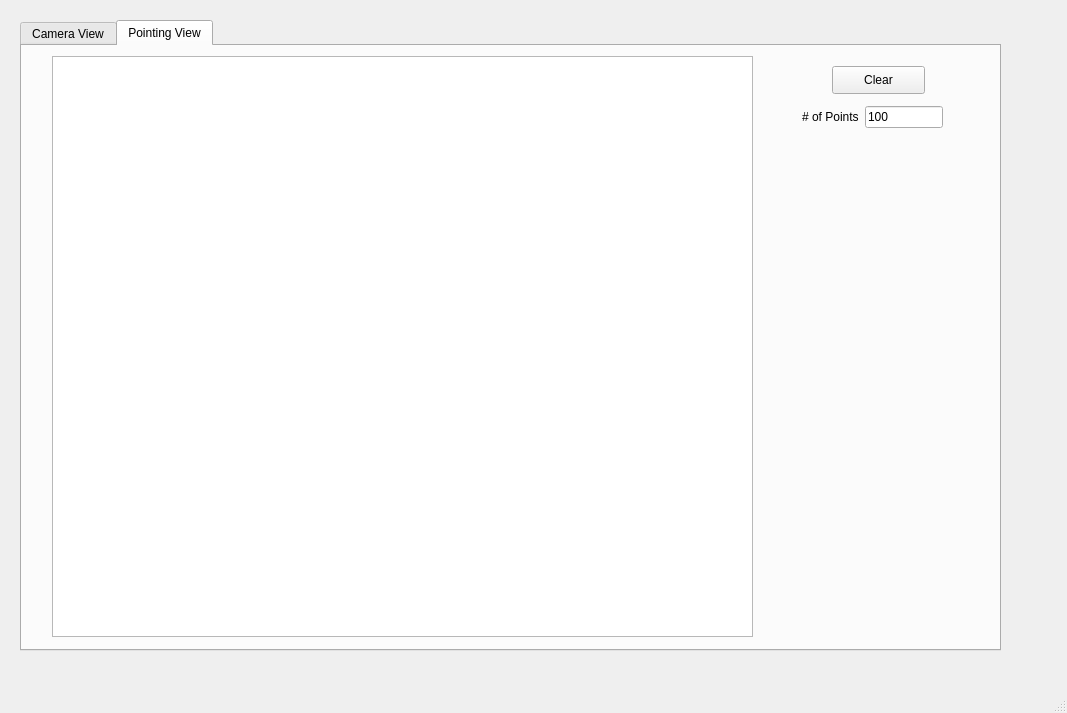
<?xml version="1.0" encoding="UTF-8"?>
<ui version="4.0">
 <class>MainWindow</class>
 <widget class="QMainWindow" name="MainWindow">
  <property name="geometry">
   <rect>
    <x>0</x>
    <y>0</y>
    <width>1067</width>
    <height>713</height>
   </rect>
  </property>
  <property name="windowTitle">
   <string>Mightex Camera</string>
  </property>
  <widget class="QWidget" name="centralwidget">
   <widget class="QTabWidget" name="tabWidget">
    <property name="geometry">
     <rect>
      <x>20</x>
      <y>20</y>
      <width>981</width>
      <height>631</height>
     </rect>
    </property>
    <property name="currentIndex">
     <number>1</number>
    </property>
    <widget class="QWidget" name="tab_microView">
     <attribute name="title">
      <string>Camera View</string>
     </attribute>
     <widget class="QWidget" name="formLayoutWidget">
      <property name="geometry">
       <rect>
        <x>740</x>
        <y>40</y>
        <width>221</width>
        <height>173</height>
       </rect>
      </property>
      <layout class="QFormLayout" name="formLayout">
       <item row="0" column="0">
        <widget class="QLabel" name="label">
         <property name="text">
          <string>Exposure Time (ms)</string>
         </property>
        </widget>
       </item>
       <item row="0" column="1">
        <widget class="QLineEdit" name="le_cam1_exp_time">
         <property name="text">
          <string>0.05</string>
         </property>
        </widget>
       </item>
       <item row="1" column="1">
        <widget class="QLineEdit" name="le_cam1_gain">
         <property name="text">
          <string>1</string>
         </property>
        </widget>
       </item>
       <item row="1" column="0">
        <widget class="QLabel" name="label_2">
         <property name="text">
          <string>Gain (floating)</string>
         </property>
        </widget>
       </item>
       <item row="5" column="1">
        <widget class="QPushButton" name="btn_cam1_update">
         <property name="text">
          <string>Update</string>
         </property>
        </widget>
       </item>
       <item row="2" column="1">
        <widget class="QComboBox" name="cb_cam1">
         <property name="editable">
          <bool>false</bool>
         </property>
        </widget>
       </item>
       <item row="4" column="1">
        <widget class="QCheckBox" name="cb_cam1_decimate">
         <property name="text">
          <string>Decimation</string>
         </property>
         <property name="checked">
          <bool>true</bool>
         </property>
        </widget>
       </item>
       <item row="3" column="1">
        <widget class="QLineEdit" name="le_cam1_threshold">
         <property name="text">
          <string>0</string>
         </property>
        </widget>
       </item>
       <item row="2" column="0">
        <widget class="QLabel" name="label_3">
         <property name="text">
          <string>Select Camera</string>
         </property>
        </widget>
       </item>
       <item row="3" column="0">
        <widget class="QLabel" name="label_7">
         <property name="text">
          <string>Threshold</string>
         </property>
        </widget>
       </item>
      </layout>
     </widget>
     <widget class="ImageView" name="gv_camera2">
      <property name="geometry">
       <rect>
        <x>10</x>
        <y>310</y>
        <width>701</width>
        <height>281</height>
       </rect>
      </property>
     </widget>
     <widget class="QWidget" name="formLayoutWidget_2">
      <property name="geometry">
       <rect>
        <x>740</x>
        <y>330</y>
        <width>221</width>
        <height>173</height>
       </rect>
      </property>
      <layout class="QFormLayout" name="formLayout_2">
       <item row="0" column="0">
        <widget class="QLabel" name="label_5">
         <property name="text">
          <string>Exposure Time (ms)</string>
         </property>
        </widget>
       </item>
       <item row="0" column="1">
        <widget class="QLineEdit" name="le_cam2_exp_time">
         <property name="text">
          <string>0.05</string>
         </property>
        </widget>
       </item>
       <item row="1" column="1">
        <widget class="QLineEdit" name="le_cam2_gain">
         <property name="text">
          <string>1</string>
         </property>
        </widget>
       </item>
       <item row="1" column="0">
        <widget class="QLabel" name="label_6">
         <property name="text">
          <string>Gain (floating)</string>
         </property>
        </widget>
       </item>
       <item row="2" column="1">
        <widget class="QComboBox" name="cb_cam2">
         <property name="editable">
          <bool>false</bool>
         </property>
        </widget>
       </item>
       <item row="2" column="0">
        <widget class="QLabel" name="label_4">
         <property name="text">
          <string>Select Camera:</string>
         </property>
        </widget>
       </item>
       <item row="4" column="1">
        <widget class="QCheckBox" name="cb_cam2_decimate">
         <property name="text">
          <string>Decimation</string>
         </property>
         <property name="checked">
          <bool>true</bool>
         </property>
        </widget>
       </item>
       <item row="5" column="1">
        <widget class="QPushButton" name="btn_cam2_update">
         <property name="text">
          <string>Update</string>
         </property>
        </widget>
       </item>
       <item row="3" column="1">
        <widget class="QLineEdit" name="le_cam2_threshold">
         <property name="text">
          <string>0</string>
         </property>
        </widget>
       </item>
       <item row="3" column="0">
        <widget class="QLabel" name="label_8">
         <property name="text">
          <string>Threshold</string>
         </property>
        </widget>
       </item>
      </layout>
     </widget>
     <widget class="ImageView" name="gv_camera1">
      <property name="geometry">
       <rect>
        <x>10</x>
        <y>10</y>
        <width>701</width>
        <height>281</height>
       </rect>
      </property>
     </widget>
     <widget class="QWidget" name="layoutWidget">
      <property name="geometry">
       <rect>
        <x>790</x>
        <y>520</y>
        <width>131</width>
        <height>24</height>
       </rect>
      </property>
      <layout class="QHBoxLayout" name="horizontalLayout_2">
       <item>
        <widget class="QLabel" name="label_10">
         <property name="text">
          <string>Max Value</string>
         </property>
        </widget>
       </item>
       <item>
        <widget class="QLineEdit" name="le_cam2_max">
         <property name="text">
          <string>0</string>
         </property>
         <property name="readOnly">
          <bool>true</bool>
         </property>
        </widget>
       </item>
      </layout>
     </widget>
     <widget class="QWidget" name="">
      <property name="geometry">
       <rect>
        <x>790</x>
        <y>230</y>
        <width>131</width>
        <height>24</height>
       </rect>
      </property>
      <layout class="QHBoxLayout" name="horizontalLayout">
       <item>
        <widget class="QLabel" name="label_9">
         <property name="text">
          <string>Max Value</string>
         </property>
        </widget>
       </item>
       <item>
        <widget class="QLineEdit" name="le_cam1_max">
         <property name="text">
          <string>0</string>
         </property>
         <property name="readOnly">
          <bool>true</bool>
         </property>
        </widget>
       </item>
      </layout>
     </widget>
    </widget>
    <widget class="QWidget" name="tab_2">
     <attribute name="title">
      <string>Pointing View</string>
     </attribute>
     <widget class="GraphicsLayoutWidget" name="gv_cam_xy">
      <property name="geometry">
       <rect>
        <x>30</x>
        <y>10</y>
        <width>701</width>
        <height>581</height>
       </rect>
      </property>
     </widget>
     <widget class="QPushButton" name="btn_clear">
      <property name="geometry">
       <rect>
        <x>810</x>
        <y>20</y>
        <width>93</width>
        <height>28</height>
       </rect>
      </property>
      <property name="text">
       <string>Clear</string>
      </property>
     </widget>
     <widget class="QWidget" name="formLayoutWidget_3">
      <property name="geometry">
       <rect>
        <x>780</x>
        <y>60</y>
        <width>141</width>
        <height>31</height>
       </rect>
      </property>
      <layout class="QFormLayout" name="formLayout_3">
       <item row="0" column="0">
        <widget class="QLabel" name="label_11">
         <property name="text">
          <string># of Points</string>
         </property>
        </widget>
       </item>
       <item row="0" column="1">
        <widget class="QLineEdit" name="le_num_points">
         <property name="text">
          <string>100</string>
         </property>
         <property name="readOnly">
          <bool>true</bool>
         </property>
        </widget>
       </item>
      </layout>
     </widget>
    </widget>
   </widget>
  </widget>
  <widget class="QMenuBar" name="menubar">
   <property name="geometry">
    <rect>
     <x>0</x>
     <y>0</y>
     <width>1067</width>
     <height>26</height>
    </rect>
   </property>
  </widget>
  <widget class="QStatusBar" name="statusbar"/>
 </widget>
 <customwidgets>
  <customwidget>
   <class>ImageView</class>
   <extends>QGraphicsView</extends>
   <header>pyqtgraph</header>
  </customwidget>
  <customwidget>
   <class>GraphicsLayoutWidget</class>
   <extends>QGraphicsView</extends>
   <header>pyqtgraph</header>
  </customwidget>
 </customwidgets>
 <resources/>
 <connections/>
</ui>
